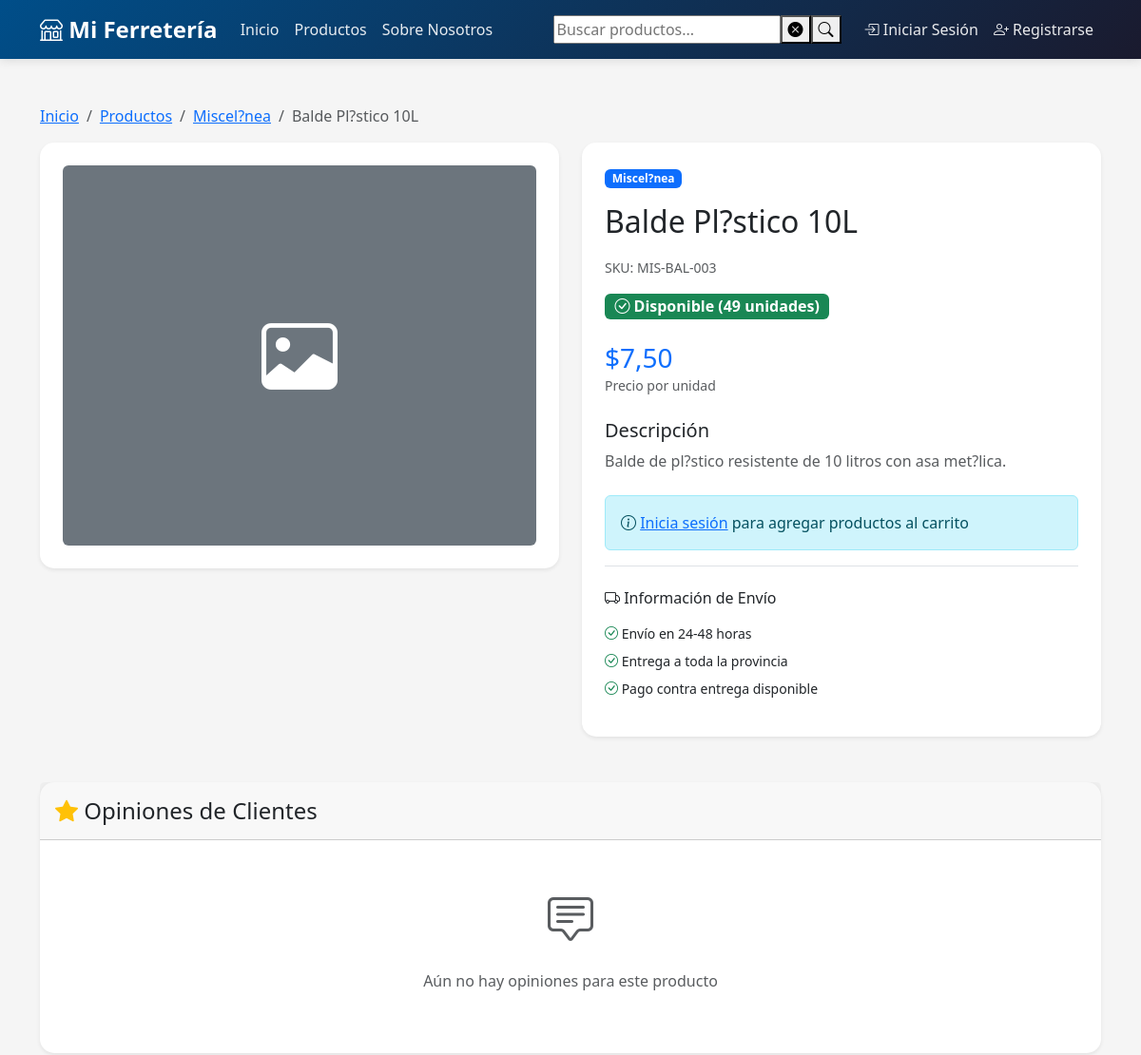
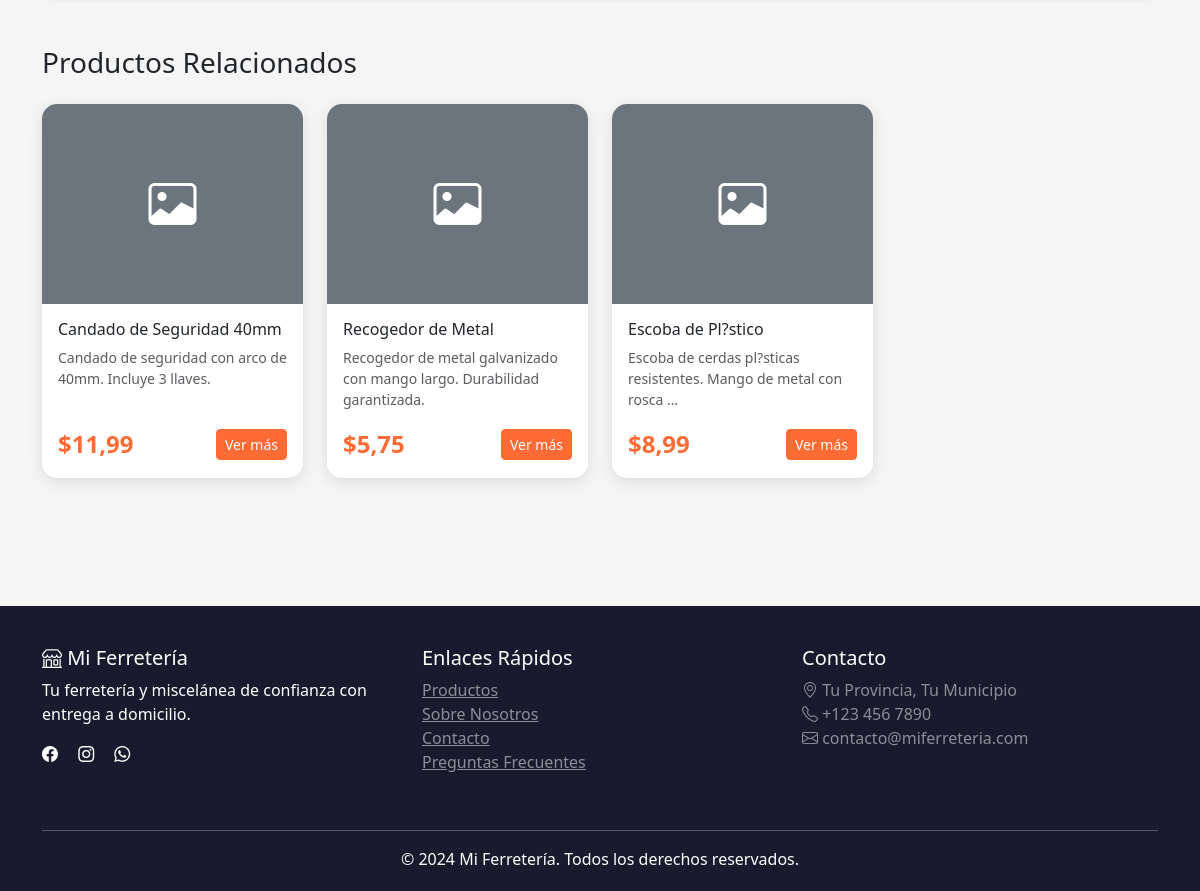
Screenshot of /producto/122/ with the database file from the repository (2 pictures, top to bottom).
### shop/models.py (models this page shows, shortened)
class Product(models.Model):
    category = models.ForeignKey(
        Category,
        on_delete=models.CASCADE,
        related_name='products',
        verbose_name="Categoría",
        db_index=True  # ÍNDICE: Para búsquedas por categoría
    )
    name = models.CharField(max_length=200, verbose_name="Nombre", db_index=True)  # ÍNDICE: Para búsquedas
    description = models.TextField(verbose_name="Descripción")
    price = models.DecimalField(
        max_digits=10,
        decimal_places=2,
        validators=[MinValueValidator(Decimal('0.01'))],
        verbose_name="Precio",
        db_index=True  # ÍNDICE: Para ordenar por precio
    )
    stock = models.IntegerField(
        default=0,
        validators=[MinValueValidator(0)],
        verbose_name="Stock",
        db_index=True  # ÍNDICE: Para filtros de stock
    )
    image = models.ImageField(upload_to='products/', blank=True, null=True, verbose_name="Imagen")
    is_active = models.BooleanField(default=True, verbose_name="Activo", db_index=True)  # ÍNDICE: Filtro común
    featured = models.BooleanField(default=False, verbose_name="Destacado", db_index=True)  # ÍNDICE: Para featured
    sku = models.CharField(max_length=50, unique=True, verbose_name="SKU", db_index=True)  # ÍNDICE: Búsquedas por SKU
    created_at = models.DateTimeField(auto_now_add=True, db_index=True)  # ÍNDICE: Para ordenar
    updated_at = models.DateTimeField(auto_now=True)
    material = models.CharField(
        max_length=100,
        blank=True,
        verbose_name="Material",
        help_text="Ej: Acero galvanizado, Plástico ABS, Madera"
    )
    dimensiones = models.CharField(
        max_length=200,
        blank=True,
        verbose_name="Dimensiones",
        help_text="Ej: 10cm x 5cm x 2cm, Largo 50cm"
    )
    peso = models.DecimalField(
        max_digits=8,  # Permite hasta 999999.99 kg
        decimal_places=2,
        blank=True,
        null=True,
        verbose_name="Peso (kg)",
        help_text="Peso en kilogramos"
    )
    voltaje = models.CharField(
        max_length=50,
        blank=True,
        verbose_name="Voltaje",
        help_text="Ej: 110V, 220V, 12V DC"
    )
    potencia = models.CharField(
        max_length=50,
        blank=True,
        verbose_name="Potencia",
        help_text="Ej: 1500W, 2HP, 750W"
    )
    marca = models.CharField(
        max_length=100,
        blank=True,
        verbose_name="Marca",
        help_text="Fabricante o marca del producto"
    )
    garantia = models.CharField(
        max_length=100,
        blank=True,
        verbose_name="Garantía",
        help_text="Ej: 1 año, 6 meses, Sin garantía"
    )
    color = models.CharField(
        max_length=50,
        blank=True,
        verbose_name="Color",
        help_text="Color principal del producto"
    )
    uso_recomendado = models.TextField(
        blank=True,
        verbose_name="Uso Recomendado",
        help_text="Para qué se recomienda usar este producto"
    )
    class Meta:
        verbose_name = "Producto"
        verbose_name_plural = "Productos"
        ordering = ['-created_at']
        indexes = [
            models.Index(fields=['category', 'is_active', '-created_at']),
            models.Index(fields=['featured', 'is_active']),
            models.Index(fields=['is_active', 'stock']),
            models.Index(fields=['name', 'is_active']),
            models.Index(fields=['marca', 'is_active']),
        ]
    @property
    def in_stock(self):
        return self.stock > 0

class Category(models.Model):
    name = models.CharField(max_length=100, verbose_name="Nombre")
    description = models.TextField(blank=True, verbose_name="Descripción")
    slug = models.SlugField(unique=True, db_index=True)  # ÍNDICE: Para búsquedas por slug
    created_at = models.DateTimeField(auto_now_add=True, db_index=True)  # ÍNDICE: Para ordenar
    class Meta:
        verbose_name = "Categoría"
        verbose_name_plural = "Categorías"
        ordering = ['name']
        indexes = [
            models.Index(fields=['name']),
        ]

### shop/views/products.py (the view)
# urls.py: path('producto/<int:pk>/', views.product_detail, name='product_detail'),
def product_detail(request, pk):
    product = get_object_or_404(
        Product.objects.select_related('category'),
        pk=pk,
        is_active=True
    )
    related_products = Product.objects.filter(
        category=product.category,
        is_active=True
    ).exclude(
        pk=pk
    ).select_related('category')[:4]
    context = {
        'product': product,
        'related_products': related_products,
    }
    return render(request, 'shop/product_detail.html', context)

### shop/templates/shop/product_detail.html (shortened to what this page needs)
{% extends 'shop/base.html' %}
{% load static %}
{% block extra_css %}
<link rel="stylesheet" href="{% static 'css/product_detail.css' %}">
{% endblock %}
{% block content %}
<div class="container py-5">
    <nav aria-label="breadcrumb">
        <ol class="breadcrumb">
            <li class="breadcrumb-item"><a href="{% url 'shop:home' %}">Inicio</a></li>
            <li class="breadcrumb-item"><a href="{% url 'shop:product_list' %}">Productos</a></li>
            <li class="breadcrumb-item"><a href="{% url 'shop:product_list' %}?category={{ product.category.slug }}">{{ product.category.name }}</a></li>
            <li class="breadcrumb-item active" aria-current="page">{{ product.name }}</li>
        </ol>
    </nav>
    <div class="row">
        <div class="col-lg-6 mb-4">
            <div class="card shadow-sm">
                <div class="card-body p-4">
                    {% if product.image %}
                        <img src="{{ product.image.url }}" class="img-fluid rounded" alt="{{ product.name }}">
                    {% else %}
                        <div class="bg-secondary rounded d-flex align-items-center justify-content-center" style="height: 400px;">
                            <i class="bi bi-image text-white" style="font-size: 5rem;"></i>
                        </div>
                    {% endif %}
                </div>
            </div>
        </div>
        <div class="col-lg-6">
            <div class="card shadow-sm">
                <div class="card-body p-4">
                    <div class="mb-3">
                        <span class="badge bg-primary">{{ product.category.name }}</span>
                    </div>
                    <h2 class="mb-3">{{ product.name }}</h2>
                    <div class="mb-3">
                        <small class="text-muted">SKU: {{ product.sku }}</small>
                    </div>
                    <div class="mb-4">
                        {% if product.stock == 0 %}
                            <span class="badge bg-danger fs-6">
                                <i class="bi bi-x-circle"></i> Agotado
                            </span>
                        {% elif product.stock < 10 %}
                            <span class="badge bg-warning fs-6">
                                <i class="bi bi-exclamation-triangle"></i> Últimas {{ product.stock }} unidades
                            </span>
                        {% else %}
                            <span class="badge bg-success fs-6">
                                <i class="bi bi-check-circle"></i> Disponible ({{ product.stock }} unidades)
                            </span>
                        {% endif %}
                    </div>
                    <div class="mb-4">
                        <h3 class="text-primary mb-0">${{ product.price }}</h3>
                        <small class="text-muted">Precio por unidad</small>
                    </div>
                    <div class="mb-4">
                        <h5>Descripción</h5>
                        <p class="text-muted">{{ product.description }}</p>
                    </div>
                    {% if product.in_stock and user.is_authenticated %}
                        <form id="addToCartForm" class="mb-4">
                            {% csrf_token %}
                            <div class="row align-items-end">
                                <div class="col-md-4 mb-3">
                                    <label for="quantity" class="form-label">Cantidad:</label>
                                    <input type="number"
                                        class="form-control form-control-lg"
                                        id="quantity"
                                        name="quantity"
                                        value="1"
                                        min="1"
                                        max="{{ product.stock }}">
                                </div>
                                <div class="col-md-8 mb-3">
                                    <button type="submit" class="btn btn-primary btn-lg w-100">
                                        <i class="bi bi-cart-plus"></i> Agregar al Carrito
                                    </button>
                                </div>
                            </div>
                        </form>
                    {% elif not product.in_stock %}
                        <div class="alert alert-warning">
                            <i class="bi bi-exclamation-triangle"></i>
                            Este producto no está disponible actualmente
                        </div>
                    {% else %}
                        <div class="alert alert-info">
                            <i class="bi bi-info-circle"></i>
                            <a href="{% url 'shop:login' %}?next={{ request.path }}">Inicia sesión</a> para agregar productos al carrito
                        </div>
                    {% endif %}
                    <div class="border-top pt-4">
                        <h6 class="mb-3"><i class="bi bi-truck"></i> Información de Envío</h6>
                        <ul class="list-unstyled small">
                            <li class="mb-2"><i class="bi bi-check-circle text-success"></i> Envío en 24-48 horas</li>
                            <li class="mb-2"><i class="bi bi-check-circle text-success"></i> Entrega a toda la provincia</li>
                            <li class="mb-2"><i class="bi bi-check-circle text-success"></i> Pago contra entrega disponible</li>
                        </ul>
                    </div>
                </div>
            </div>
        </div>
    </div>
    <div class="row mt-5" id="reviews-section">
        <div class="col-12">
            <div class="card shadow-sm">
                <div class="card-header py-3">
                    <div class="d-flex justify-content-between align-items-center">
                        <h4 class="mb-0">
                            <i class="bi bi-star-fill text-warning"></i>
                            Opiniones de Clientes
                        </h4>
                    </div>
                </div>
                <div class="card-body p-4">
                    {% if product.reviews.exists %}
                        {% for review in product.reviews.all|slice:":3" %}
                            <div class="review-card card mb-3">
                                <div class="card-body">
                                    <div class="d-flex justify-content-between align-items-start mb-2">
                                        <div>
                                            <div class="review-stars">
                                                {% for i in "12345" %}
                                                    {% if forloop.counter <= review.rating %}⭐{% endif %}
                                                {% endfor %}
                                            </div>
                                            <strong>{{ review.user.get_full_name|default:review.user.username }}</strong>
                                            {% if review.is_verified_purchase %}
                                                <span class="badge bg-success ms-2">
                                                    <i class="bi bi-check-circle"></i> Compra verificada
                                                </span>
                                            {% endif %}
                                        </div>
                                        <small class="text-muted">{{ review.created_at|date:"d/m/Y" }}</small>
                                    </div>
                                    {% if review.title %}
                                        <h6 class="mb-2">{{ review.title }}</h6>
                                    {% endif %}
                                    <p class="mb-2">{{ review.comment }}</p>
                                    <div class="d-flex gap-3">
                                        <button class="btn btn-sm btn-outline-secondary helpful-btn" data-review-id="{{ review.id }}">
                                            <i class="bi bi-hand-thumbs-up"></i> Útil ({{ review.helpful_count }})
                                        </button>
                                        {% if user == review.user %}
                                            <a href="{% url 'shop:edit_review' review.id %}" class="btn btn-sm btn-outline-primary">
                                                <i class="bi bi-pencil"></i> Editar
                                            </a>
                                        {% endif %}
                                    </div>
                                </div>
                            </div>
                        {% endfor %}
                        {% if product.reviews.count > 3 %}
                            <div class="text-center mt-3">
                                <a href="{% url 'shop:product_reviews' product.id %}" class="btn btn-outline-primary">
                                    Ver todas las opiniones ({{ product.reviews.count }})
                                </a>
                            </div>
                        {% endif %}
                    {% else %}
                        <div class="text-center py-4">
                            <i class="bi bi-chat-square-text text-muted" style="font-size: 3rem;"></i>
                            <p class="text-muted mt-3">Aún no hay opiniones para este producto</p>
                        </div>
                    {% endif %}
                </div>
            </div>
        </div>
    </div>
    {% if related_products %}
        <div class="mt-5">
            <h3 class="mb-4">Productos Relacionados</h3>
            <div class="row g-4">
                {% for related in related_products %}
                    <div class="col-lg-3 col-md-4 col-sm-6">
                        <div class="card h-100">
                            <div class="position-relative">
                                {% if related.image %}
                                    <img src="{{ related.image.url }}" class="card-img-top product-image" alt="{{ related.name }}">
                                {% else %}
                                    <div class="product-image bg-secondary d-flex align-items-center justify-content-center">
                                        <i class="bi bi-image text-white" style="font-size: 3rem;"></i>
                                    </div>
                                {% endif %}
                            </div>
                            <div class="card-body d-flex flex-column">
                                <h6 class="card-title">{{ related.name }}</h6>
                                <p class="card-text text-muted small flex-grow-1">
                                    {{ related.description|truncatewords:10 }}
                                </p>
                                <div class="d-flex justify-content-between align-items-center mt-auto">
                                    <span class="price-tag">${{ related.price }}</span>
                                    <a href="{% url 'shop:product_detail' related.pk %}" class="btn btn-sm btn-primary">
                                        Ver más
                                    </a>
                                </div>
                            </div>
                        </div>
                    </div>
                {% endfor %}
            </div>
        </div>
    {% endif %}
</div>
{% endblock %}

### rows the page displays
Product: category.name "Miscel?nea", name "Balde Pl?stico 10L", sku "MIS-BAL-003", stock "49", price "7,50", description "Balde de pl?stico resistente de 10 litros con asa met?lica."
Product: name "Candado de Seguridad 40mm", description "Candado de seguridad con arco de 40mm. Incluye 3 llaves.", price "11,99"
Product: name "Recogedor de Metal", description "Recogedor de metal galvanizado con mango largo. Durabilidad garantizada.", price "5,75"
Product: name "Escoba de Pl?stico", description "Escoba de cerdas pl?sticas resistentes. Mango de metal con rosca …", price "8,99"
